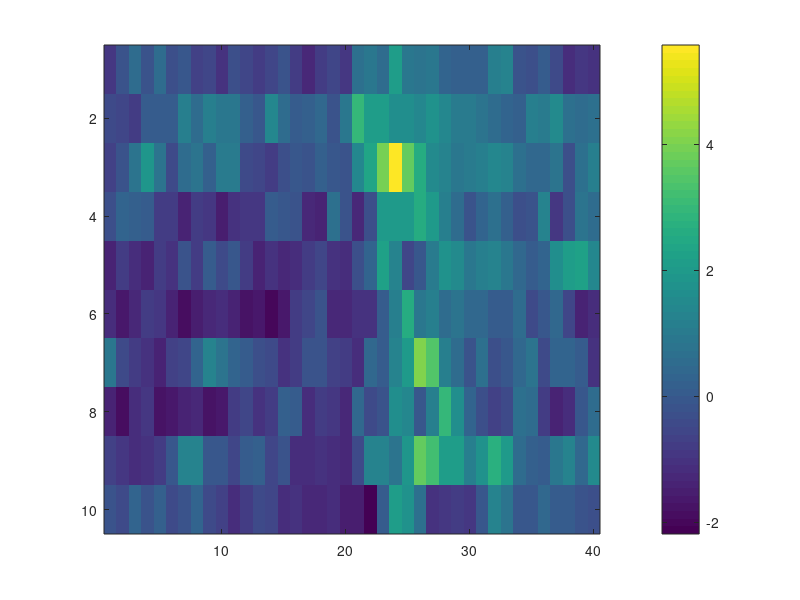
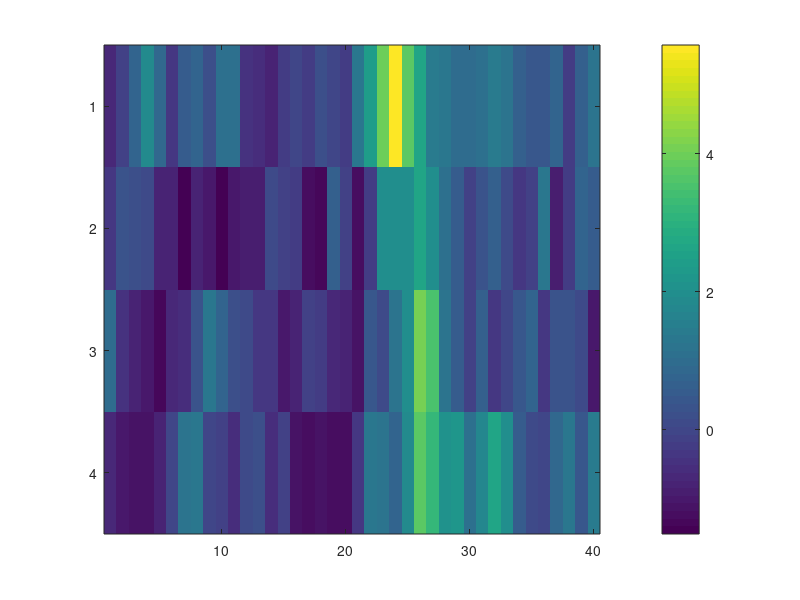
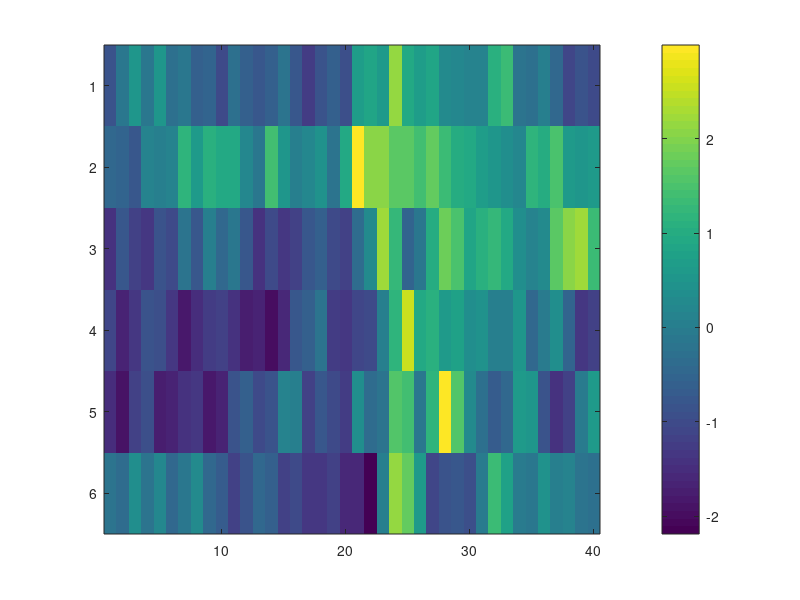
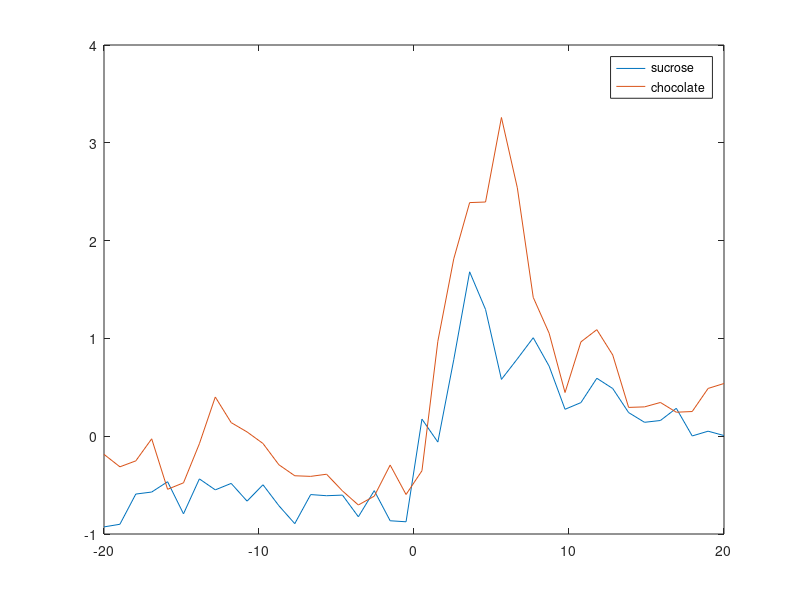

Here is the MATLAB script that generated these plots, in order:
% MatLab Problem Set = Due Monday May 11 2020
% Corresponds to week 6 of Coursera Vanderbilt MatLab Course
% By Christian Pedersen

clear all  % clears all variables
close all  % closes all figures
clc    % clears command window


%% Here I load in example photometry data to practice with

% loading in example data
load('example_photom_drift_1Hz.mat')

% Instructions: A time series is a 1 dimensional matrix that has a single
% value (element) for each time step. For the sake of these exercises, we
% will use the time series generated above, raw470 and raw405. Each element
% corresponds to 1 fluorescence sample per second. Use these variables
% to answer the below questions to the best of your abilities. Also, feel 
% free to google stuff like "matlab how to find length of a variable" if 
% you get stuck. 



%% Question 1: If statements

% number = input('Enter a positive integer: ')
% The above 'input()' command will ask the user to enter a number and will
% save that value as the variable 'number'.

% A) Use the input() command to prompt yourself for a positive integer and
% save the integer as a variable called 'x1'. Use an if statement to return
% the text "This integer is odd" if it is odd, or "this integer
% is even" if it is even. (Hint: use the rem command

x1 = input('Pick a positive integer: ')

if rem(x1,2) == 1
    
    "This integer is odd"
    
elseif rem(x1,2) == 0
    
    "This integer is even"
    
else

    "Number entered is not an integer"
    
end


%% Question 2: Logical indexing


% A boolean matrix is a matrix that contains only 1's and 0's. The contents
% of the elements are binary, and we think about each element as being True
% or False. Binary matrices are also often called truth tables or logical arrays.


% Example: say we have a matrix a = [1 4 6 2 7]. If we ask matlab to find
% which elements of a are greater than 3, the output is a binary matrix.
% a>3 = [0 1 1 0 1]
% a==4 = [0 1 0 0 0]
% We can also use these logical arrays to specify indices of a matrix.
% a(a>3) = [4 6 7]
% a(a=4)


% A) Find the mean of the given variable 'raw470' and save it as a variable
% called 'avg470'.

avg470 = mean(raw470)

% B) Create a logical array that's elements are True when raw470 > avg470

logarray1 = raw470 > avg470

% C) Find the mean of the elements of raw470 that are greater than avg470

highset470 = raw470(logarray1==1);

mean(highset470)

% D) Find the mean of the elements of raw470 that are less than avg470.

lowset470 = raw470(logarray1==0);

mean(lowset470)

% E) Compare the two means from part C and part D. What does this imply about
% the distribution of values in raw 470? Is it symmetrical?



%% Question 3: Visualizing and quantifying dopamine neuron activity during 
% sucrose pellet consumption.

load('periChocoMat2.mat')

% The above code loads a 2 dimensional matrix variable 'periAllEvents2'.
% The rows of this matrix correspond to the photometry signal of dopamine
% neurons while an animal consumes a pellet. The 10 rows correspond
% to the 10 pellet eating bouts in a 30 minute session. Rows 3,4,7 and 9
% correspond to trials in which the mouse got a more appetitive chocolate
% pellet, while the others trials correspond to the eating of a normal
% sucrose pellet. The 40 columns correspond to fluorescence 
% measurements each second from 20 seconds before the onset of eating to 
% 20 seconds after.


% A) Use the imagesc() command to plot a heatmap of every pellet eating
% bout from -20 seconds to + 20 seconds.

figure()
imagesc(periAllEvents2)
colorbar;

% B) Manually create a 10 element logical array that flags the trials in
% which the mouse gets the chocolate pellets. Call the variable 'chocoFlag'

chocoFlag = [0 0 1 1 0 0 1  0 1 0];
%chocoFlag = logical(chocoFlag);

% C) Manually create a 10 element logical array that flags the trials in
% which the mouse gets the sucrose pellets. Call the variable 'sucroFlag'

sucroFlag = [1 1 0 0 1 1 0 1 0 1];

% D) Use imagesc() to create separate heatmaps for these two types of
% pellet trials. (one should be 4x40 in size, the other should be 6x40)
% (Hint: chocoMat = periAllEvents2(chocoFlag==1,:);

chocoMat = periAllEvents2(chocoFlag==1,:);

figure()
imagesc(chocoMat)
colorbar;

sucroMat = periAllEvents2(chocoFlag==0,:);

figure()
imagesc(sucroMat)
colorbar;

% E) Plot the mean peri-event fluorescence trace for each trial type. This
% allows us to see the average activity during the consumption of a
% chocolate pellet and a sucrose pellet. Try putting these on the same plot
% for close comparison.

choc = mean(chocoMat);

sucr = mean(periAllEvents2([1 2 5 6 8 10],:));

figure()
plot(linspace(-20,20,40),sucr,'',linspace(-20,20,40),choc,'')
legend('sucrose','chocolate')

% F) For each trial, take the mean fluorescence 0-10s after pellet
% consumption (one scalar for each trial).

chocoMeans = mean(chocoMat(:,20:28),2)

sucroMeans = mean(sucroMat(:,20:28),2)


% G) Compare the mean fluorescence per eating trial between the two types
% of pellets. Is there a significant difference?
% For a two sample t-test, use the command:
% [h,p] = ttest2()

[h,p] = ttest2(chocoMeans,sucroMeans)








